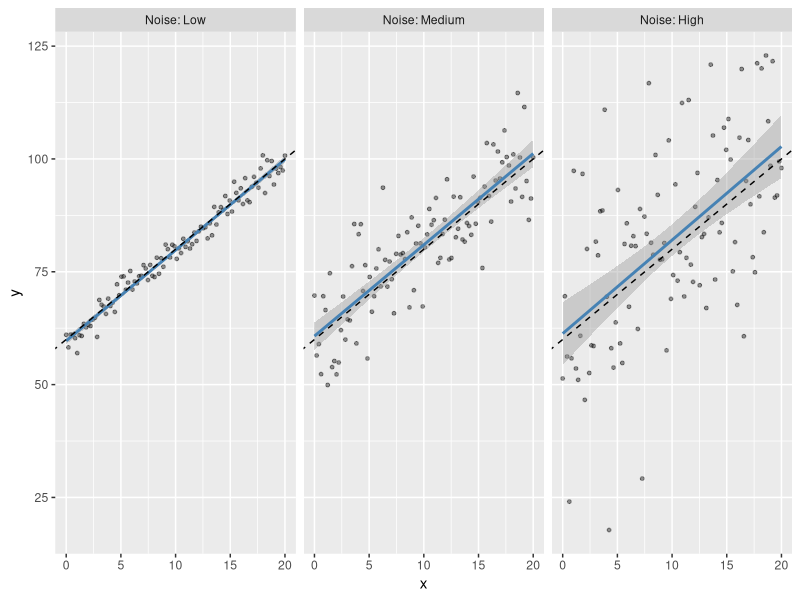
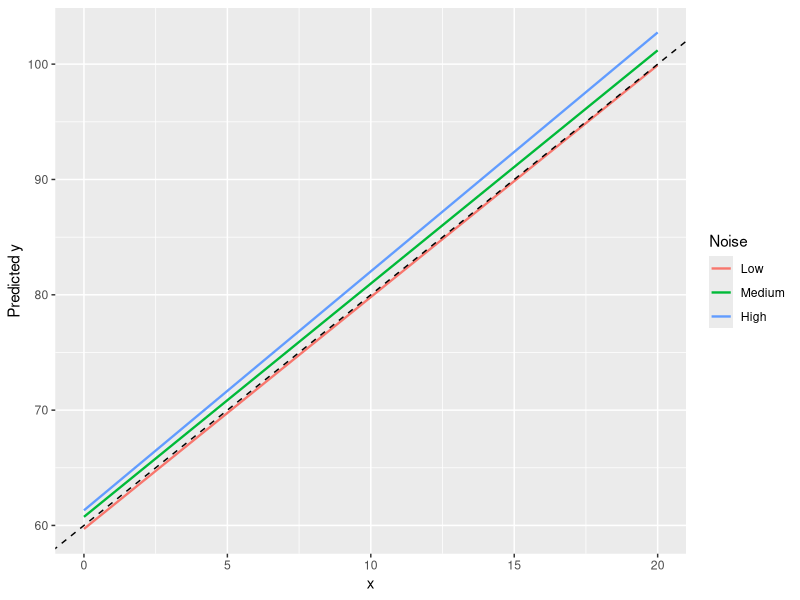

Reproduce these figures in R, in order.
## ---- chunk 1
library(ggplot2)
library(knitr)
## ---- chunk 2

set.seed(2026)
n      <- 100
beta0  <- 60
beta1  <- 2
x      <- seq(0, 20, length.out = n)
sigmas <- c(Low = 2, Medium = 8, High = 20)

noise_data <- do.call(rbind, lapply(names(sigmas), function(lv)
  data.frame(Noise = lv, sigma = sigmas[[lv]], x = x,
             y = beta0 + beta1 * x + rnorm(n, mean = 0, sd = sigmas[[lv]]))))
noise_data$Noise <- factor(noise_data$Noise, levels = names(sigmas))

# Theoretical R² for each noise level
r2_theory <- beta1^2 * var(x) / (beta1^2 * var(x) + sigmas^2)
## ---- chunk 3
noise_fits <- lapply(split(noise_data, noise_data$Noise), function(d) lm(y ~ x, data = d))

noise_table <- do.call(rbind, lapply(names(noise_fits), function(lv) {
  m  <- noise_fits[[lv]]
  s  <- summary(m)
  ci <- confint(m)
  data.frame(Noise = lv, sigma = sigmas[[lv]],
             Intercept = coef(m)[[1]], Slope = coef(m)[[2]],
             SE_slope = s$coefficients[2, 2],
             CI95_slope = sprintf("[%.2f; %.2f]", ci[2, 1], ci[2, 2]),
             R2 = s$r.squared, R2_theory = r2_theory[[lv]],
             RMSE = sqrt(mean(residuals(m)^2)))
}))
## ---- chunk 4
#| tbl-cap: "Linear regression fitted to each dataset (true values: intercept = 60, slope = 2)."
kable(noise_table, digits = 3, row.names = FALSE)
## ---- chunk 5
#| fig-cap: "Simulated data and fitted regression lines (solid, with 95% confidence band). The dashed line is the true relationship."
#| fig-height: 3.5
ggplot(noise_data, aes(x, y)) +
  geom_point(alpha = 0.4, size = 1) +
  geom_smooth(method = "lm", formula = y ~ x, colour = "steelblue") +
  geom_abline(intercept = beta0, slope = beta1, linetype = "dashed") +
  facet_wrap(~ Noise, labeller = label_both) +
  labs(x = "x", y = "y")
## ---- chunk 6
#| fig-cap: "The three fitted lines compared with the true relationship (black, dashed)."
#| fig-height: 3
pred <- do.call(rbind, lapply(names(noise_fits), function(lv)
  data.frame(Noise = lv, x = x, y = predict(noise_fits[[lv]]))))
pred$Noise <- factor(pred$Noise, levels = names(sigmas))
ggplot(pred, aes(x, y, colour = Noise)) +
  geom_line(linewidth = 0.8) +
  geom_abline(intercept = beta0, slope = beta1, linetype = "dashed") +
  labs(x = "x", y = "Predicted y")
